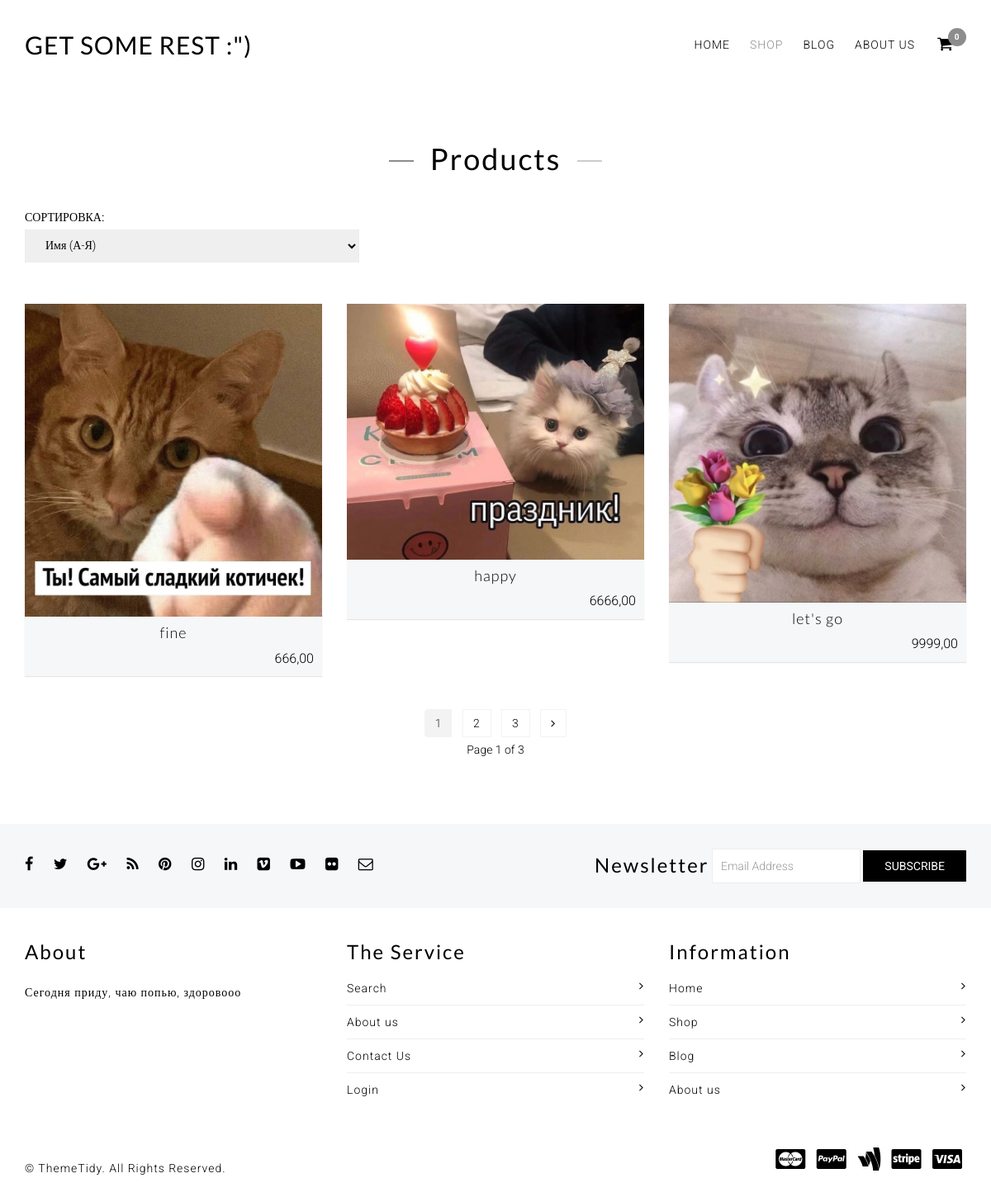
Screenshot of /collection.html with the database file from the repository.
### shop/models.py (models this page shows, shortened)
class Product(models.Model):
    name = models.CharField(
        max_length=128,
        null=False,
        blank=False,
        verbose_name='название'
    )
    descr = models.CharField(
        max_length=4096,
        verbose_name='описание',
        null=True,
        blank=True
    )
    price = models.DecimalField(
        max_digits=6,
        decimal_places=2,
        verbose_name='цена',
        null=False,
        blank=False
    )
    image = models.ImageField(
        verbose_name='картинка',
        upload_to='products/',
        null=True,
        blank=True
    )
    slug = models.SlugField(
        verbose_name='URL',
        unique=True,
        null=False,
        blank=False
    )
    class Meta:
        verbose_name = 'товар'
        verbose_name_plural = 'товары'

### shop/views.py (the view)
# urls.py: path('collection.html', collection, name='collection'),
def collection(request):
    sort = request.GET.get('sort_by', 'name')  # получаем параметр запроса "sort"
    if sort == 'name':
        products = Product.objects.order_by('name')  # сортировка по имени товара
    elif sort == 'name_desc':
        products = Product.objects.order_by('-name')  # сортировка по имени товара в обратном порядке (от Я до А)
    elif sort == 'price':
        products = Product.objects.order_by('price')  # сортировка по возрастанию цены
    elif sort == 'price_desc':
        products = Product.objects.order_by('-price')  # сортировка по убыванию цены
    else:
        products = Product.objects.all()
    paginator = Paginator(products, 3)  # создаем пагинатор, отображающий 9 товаров на странице
    page_number = request.GET.get('page')
    if not page_number:
        page_number = 1
    page_obj = paginator.get_page(page_number)
    context = {'page_obj': page_obj, 'sort': sort}
    return render(request, 'collection.html', context)

### shop/templates/collection.html (shortened to what this page needs)
{% load static %}
<!DOCTYPE html>
 <html class="no-js">
<head>
    <link href="{% static 'assets/bootstrap.min.css' %}" rel="stylesheet" type="text/css" media="all" />
    <link href="{% static 'assets/paira.css' %}" rel="stylesheet" type="text/css" media="all" />
    <link href="{% static 'assets/paira-typography.css' %}" rel="stylesheet" type="text/css" media="all" />
    <link href="{% static 'assets/paira-responsive.css' %}" rel="stylesheet" type="text/css" media="all" />
    <link href="{% static 'assets/font-awesome.min.css' %}" rel="stylesheet" type="text/css" media="all" />
</head>
<body>
<div class="paira-container">
    <header>
        <section class="header-top">
            <div class="container">
                <div class="row">
                    <div class="col-md-12 col-sm-12 col-xs-12">
                        <nav class="navbar navbar-default paira-mega-menu mega-menu">
                            <div class="logo-text pull-left text-uppercase">
                                <h2 class="margin-bottom-20"><a href="index.html">Get some rest :")</a></h2>
                            </div>
                            <ul class="list-inline pull-right margin-clear add-cart">
                                <li class="dropdown cart-menu-body paira-cart-menu-body">
                                    <a href="cart.html"><i class="fa fa-shopping-cart"></i> <span class="badge paira-cart-item-count">0</span></a>
                                </li>
                            </ul>
                            <div id="navbar-collapse" class="navbar-collapse collapse pull-right">
                                <ul class="nav navbar-nav">
                                    <li class="">
                                        <a href="index.html">Home</a>
                                    </li>
                                    <li class="active">
                                        <a href="collection.html">Shop</a>
                                    </li>
                                    <li class="">
                                        <a href="blog.html">Blog</a>
                                    </li>
                                    <li class="">
                                        <a href="about-us.html">About us</a>
                                    </li>
                                </ul>
                            </div>
                        </nav>
                    </div>
                </div>
            </div>
        </section>
    </header>
    <main class="collection-page">
        <section class="collection-content paira-gap-2">
            <div class="container">
                <div class="row">
                    <div class="col-md-12 col-sm-12 col-xs-12 paira-gap-1 text-center">
                        <div class="paira-collection-content">
                            {% block content %}
                            <h1 class="page-header">Products</h1>
                            <div class="row hidden-xs">
                                <div class="col-md-6 col-sm-6 col-xs-6 margin-bottom-20 text-left">
                                    <div class="form-group margin-clear">
                                        <label class="margin-right-10">Сортировка: </label>
                                        <form method="get" action="">
                                        <select class="sort-by paira-sort-by" name="sort" onchange="this.form.submit()">
                                            <option value="name" {% if request.GET.sort == 'name' %}selected{% endif %}>Имя (А-Я)</option>
                                        </select>
                                    </form>
                                    </div>
                                </div>
                            </div>
                            <div class="row paira-grid-view">
                                {% for product in page_obj %}
                                <div class="col-md-4 col-sm-6 col-xs-12">
                                    <div class="paira-product product margin-top-30">
                                        <a href="{% url 'single_product' %}?slug={{ product.slug }}">
                                            <img src="{{ product.image.url }}" alt="{{ product.name }}" class="paira-product-image img-responsive center-block">
                                        </a>
                                        <div class="margin-left-10 margin-right-10 product-title-price">
                                            <h4 class="margin-top-10"><a href="{% url 'single_product' %}?slug={{ product.slug }}" class="paira-product-title">{{ product.name }}</a></h4>
                                            <div class="pull-right padding-bottom-10 font-size-16"><span class="money">{{ product.price }}</span></div>
                                        </div>
                                    </div>
                                </div>
                                {% endfor %}
                            </div>
                            <div class="row paira-gap-3">
                                <div class="col-md-12 col-sm-12 col-xs-12">
                                    <ul class="list-inline pagination margin-clear">
                                {% for num in page_obj.paginator.page_range %}
                                    {% if page_obj.number == num %}
                                    <li class="active font-bold"><span class="pagination-link current-page">{{ num }}</span></li>
                                    {% elif num > page_obj.number|add:'-3' and num < page_obj.number|add:'3' %}
                                    <li><a class="pagination-link" href="?page={{ num }}{% if request.GET.sort_by %}&sort_by={{ request.GET.sort_by }}{% endif %}">{{ num }}</a></li>
                                    {% endif %}
                                {% endfor %}
                                {% if page_obj.has_next %}
                                <li><a class="pagination-link prev-page" href="?page={{ page_obj.next_page_number }}{% if request.GET.sort_by %}&sort_by={{ request.GET.sort_by }}{% endif %}"><i class=" fa fa-angle-right"></i></a></li>
                                    {% endif %}
                                    </ul>
                                </div>
                                <span class="page-info">Page {{ page_obj.number }} of {{ page_obj.paginator.num_pages }}</span>
                            </div>
                            {% endblock %}
                        </div>
                    </div>
                </div>
            </div>
        </section>
    </main>
    <footer>
        <section class="footer-top">
            <div class="container">
                <div class="row">
                    <div class="col-md-6 col-sm-12 col-xs-12">
                        <ul class="list-inline margin-top-30 margin-bottom-30">
                            <li class="margin-top-10" data-toggle="tooltip" data-placement="top" title="Facebook">
                                <a href="https://www.facebook.com/themetidy" target="_blank">
                                    <i class="fa fa-facebook"></i>
                                </a>
                            </li>
                            <li class="margin-top-10" data-toggle="tooltip" data-placement="top" title="Twitter">
                                <a href="https://twitter.com/themetidy" target="_blank">
                                    <i class="fa fa-twitter"></i>
                                </a>
                            </li>
                            <li class="margin-top-10" data-toggle="tooltip" data-placement="top" title="Google Plus">
                                <a href="http://www.themetidy.com/" target="_blank">
                                    <i class="fa fa-google-plus"></i>
                                </a>
                            </li>
                            <li class="margin-top-10" data-toggle="tooltip" data-placement="top" title="Rss">
                                <a href="http://www.themetidy.com/" target="_blank">
                                    <i class="fa fa-rss"></i>
                                </a>
                            </li>
                            <li class="margin-top-10" data-toggle="tooltip" data-placement="top" title="Pinterest">
                                <a href="https://www.pinterest.com/themetidy" target="_blank">
                                    <i class="fa fa-pinterest"></i>
                                </a>
                            </li>
                            <li class="margin-top-10" data-toggle="tooltip" data-placement="top" title="Instagram">
                                <a href="https://instagram.com/themetidy" target="_blank">
                                    <i class="fa fa-instagram"></i>
                                </a>
                            </li>
                            <li class="margin-top-10" data-toggle="tooltip" data-placement="top" title="LinkedIn">
                                <a href="https://www.linkedin.com/company/themetidy" target="_blank">
                                    <i class="fa fa-linkedin"></i>
                                </a>
                            </li>
                            <li class="margin-top-10" data-toggle="tooltip" data-placement="top" title="Vimeo">
                                <a href="http://www.themetidy.com/" target="_blank">
                                    <i class="fa fa-vimeo-square"></i>
                                </a>
                            </li>
                            <li class="margin-top-10" data-toggle="tooltip" data-placement="top" title="Youtube">
                                <a href="https://www.youtube.com/user/themetidy" target="_blank">
                                    <i class="fa fa-youtube-play"></i>
                                </a>
                            </li>
                            <li class="margin-top-10" data-toggle="tooltip" data-placement="top" title="Flickr">
                                <a href="https://www.flickr.com/photos/themetidy" target="_blank">
                                    <i class="fa fa-flickr"></i>
                                </a>
                            </li>
                            <li class="margin-top-10" data-toggle="tooltip" data-placement="top" title="Contact Us">
                                <a href="mailto:support@themetidy.com" target="_blank"><i class="fa fa-envelope-o"></i></a>
                            </li>
                        </ul>
                    </div>
                    <div class="col-md-6 col-sm-12 col-xs-12 newsletter">
                        <form class="form-inline pull-right margin-top-30 margin-bottom-30" action="http://eepurl.com/b-0yt9" method="post" target="_blank" novalidate="" name="mc-embedded-subscribe-form" id="mc-embedded-subscribe-form">
                            <div class="form-group">
                                <label for="newsletter-email"><h3 class="margin-clear padding-clear pull-left">Newsletter</h3></label>
                                <input type="email" class="form-control" name="newsletter-email" id="newsletter-email" placeholder="Email Address" required>
                            </div>
                            <button type="submit" class="btn btn-default">Subscribe</button>
                        </form>
                    </div>
                </div>
            </div>
        </section>
        <section class="footer-middle paira-gap-4">
            <div class="container">
                <div class="row">
                    <div class="col-md-4 col-sm-12 col-xs-12">
                        <h3 class="paira-gap-3 margin-clear margin-bottom-20">About</h3>
                        <p>Сегодня приду, чаю попью, здоровооо</p>
                    </div>
                    <div class="col-md-4 col-sm-12 col-xs-12">
                        <h3 class="paira-gap-3 margin-clear margin-bottom-20">The Service</h3>
                        <ul class="list-unstyled footer-list-style">
                            <li><a href="search.html">Search <i class="fa fa-angle-right"></i></a></li>
                            <li><a href="about-us.html">About us <i class="fa fa-angle-right"></i></a></li>
                            <li><a href="contact-us.html">Contact Us <i class="fa fa-angle-right"></i></a></li>
                            <li><a href="login.html">Login <i class="fa fa-angle-right"></i></a></li>
                        </ul>
                    </div>
                    <div class="col-md-4 col-sm-12 col-xs-12">
                        <h3 class="paira-gap-3 margin-clear margin-bottom-20">Information</h3>
                        <ul class="list-unstyled footer-list-style">
                            <li><a href="index.html">Home <i class="fa fa-angle-right"></i></a></li>
                            <li><a href="collection.html">Shop <i class="fa fa-angle-right"></i></a></li>
                            <li><a href="blog.html">Blog <i class="fa fa-angle-right"></i></a></li>
                            <li><a href="about-us.html">About us <i class="fa fa-angle-right"></i></a></li>
                        </ul>
                    </div>
                </div>
            </div>
        </section>
        <section class="footer-bottom">
            <div class="container">
                <div class="row">
                    <div class="col-md-12 col-sm-12 col-xs-12">
                        <p class="pull-left margin-top-30 margin-bottom-20">&copy; <a href="http://www.themetidy.com/" target="_blank">ThemeTidy</a>. All Rights Reserved.</p>
                        <ul class="pull-right list-inline margin-top-20 margin-bottom-20">
                            <li><i class="fa fa-cc-mastercard fa-2x" aria-hidden="true"></i></li>
                            <li><i class="fa fa-cc-paypal fa-2x" aria-hidden="true"></i></li>
                            <li><i class="fa fa-google-wallet fa-2x" aria-hidden="true"></i></li>
                            <li><i class="fa fa-cc-stripe fa-2x" aria-hidden="true"></i></li>
                            <li><i class="fa fa-cc-visa fa-2x" aria-hidden="true"></i></li>
                        </ul>
                    </div>
                </div>
            </div>
        </section>
    </footer>
</div>
</body>
</html>

### rows the page displays
Product: image (picture), name "fine", price "666,00"
Product: image (picture), name "happy", price "6666,00"
Product: image (picture), name "let's go", price "9999,00"

### other values shown
{{ num }} "1"
{{ num }} "2" "3"
{{ page_obj.number }} "1"
{{ page_obj.paginator.num_pages }} "3"
